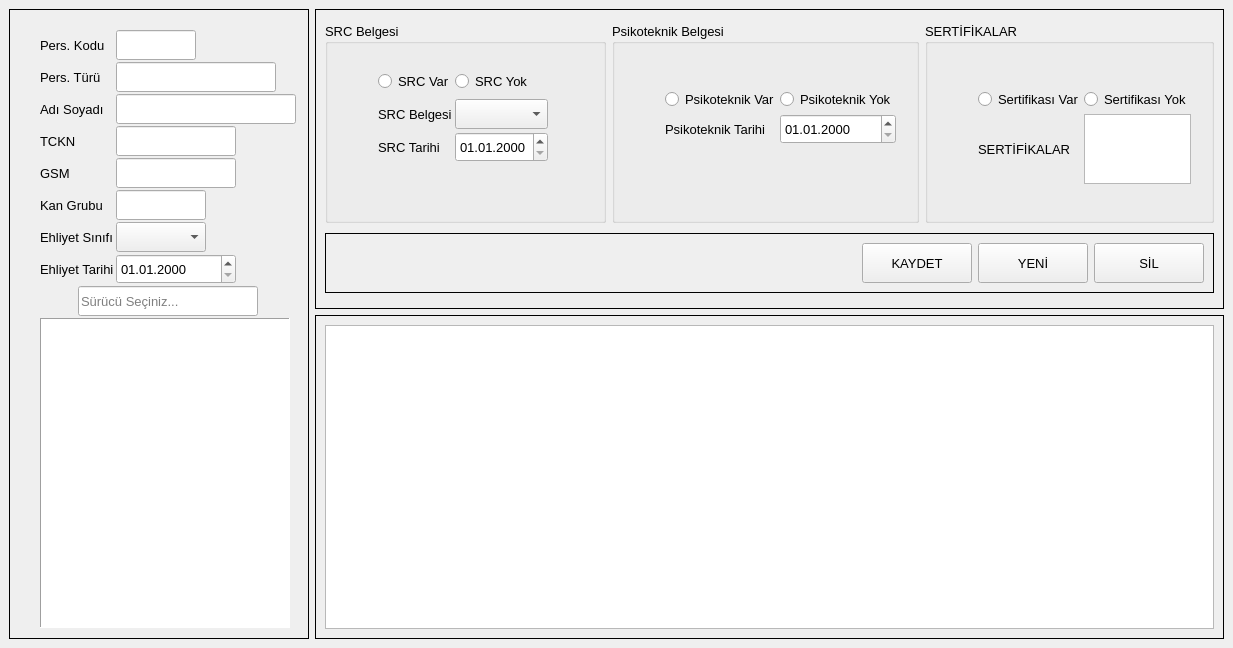
<?xml version="1.0" encoding="UTF-8"?>
<ui version="4.0">
 <class>MainWindow</class>
 <widget class="QMainWindow" name="MainWindow">
  <property name="geometry">
   <rect>
    <x>0</x>
    <y>0</y>
    <width>1233</width>
    <height>648</height>
   </rect>
  </property>
  <property name="font">
   <font>
    <family>Microsoft Sans Serif</family>
    <pointsize>10</pointsize>
   </font>
  </property>
  <property name="windowTitle">
   <string>MainWindow</string>
  </property>
  <widget class="QWidget" name="centralwidget">
   <layout class="QGridLayout" name="gridLayout_7">
    <item row="0" column="0" rowspan="2">
     <widget class="QFrame" name="frame">
      <property name="sizePolicy">
       <sizepolicy hsizetype="Fixed" vsizetype="Expanding">
        <horstretch>0</horstretch>
        <verstretch>0</verstretch>
       </sizepolicy>
      </property>
      <property name="minimumSize">
       <size>
        <width>300</width>
        <height>0</height>
       </size>
      </property>
      <property name="maximumSize">
       <size>
        <width>300</width>
        <height>16777215</height>
       </size>
      </property>
      <property name="frameShape">
       <enum>QFrame::Shape::Box</enum>
      </property>
      <property name="frameShadow">
       <enum>QFrame::Shadow::Plain</enum>
      </property>
      <layout class="QGridLayout" name="gridLayout_6">
       <property name="leftMargin">
        <number>30</number>
       </property>
       <property name="topMargin">
        <number>20</number>
       </property>
       <property name="rightMargin">
        <number>40</number>
       </property>
       <property name="bottomMargin">
        <number>10</number>
       </property>
       <property name="spacing">
        <number>2</number>
       </property>
       <item row="1" column="0" colspan="2">
        <widget class="QLabel" name="lbl_personel_turu">
         <property name="text">
          <string>Pers. Türü</string>
         </property>
        </widget>
       </item>
       <item row="5" column="2">
        <widget class="QLineEdit" name="txt_kan_grubu">
         <property name="sizePolicy">
          <sizepolicy hsizetype="Fixed" vsizetype="Fixed">
           <horstretch>0</horstretch>
           <verstretch>0</verstretch>
          </sizepolicy>
         </property>
         <property name="minimumSize">
          <size>
           <width>90</width>
           <height>30</height>
          </size>
         </property>
         <property name="maximumSize">
          <size>
           <width>70</width>
           <height>30</height>
          </size>
         </property>
        </widget>
       </item>
       <item row="2" column="2">
        <widget class="QLineEdit" name="txt_ad_soyad">
         <property name="sizePolicy">
          <sizepolicy hsizetype="Fixed" vsizetype="Fixed">
           <horstretch>0</horstretch>
           <verstretch>0</verstretch>
          </sizepolicy>
         </property>
         <property name="minimumSize">
          <size>
           <width>180</width>
           <height>30</height>
          </size>
         </property>
         <property name="maximumSize">
          <size>
           <width>140</width>
           <height>30</height>
          </size>
         </property>
        </widget>
       </item>
       <item row="7" column="0" colspan="2">
        <widget class="QLabel" name="label_5">
         <property name="text">
          <string>Ehliyet Tarihi</string>
         </property>
        </widget>
       </item>
       <item row="0" column="0" colspan="2">
        <widget class="QLabel" name="lbl_personel_kodu">
         <property name="text">
          <string>Pers. Kodu</string>
         </property>
        </widget>
       </item>
       <item row="4" column="2">
        <widget class="QLineEdit" name="txt_gsm">
         <property name="sizePolicy">
          <sizepolicy hsizetype="Fixed" vsizetype="Fixed">
           <horstretch>0</horstretch>
           <verstretch>0</verstretch>
          </sizepolicy>
         </property>
         <property name="minimumSize">
          <size>
           <width>120</width>
           <height>30</height>
          </size>
         </property>
         <property name="maximumSize">
          <size>
           <width>100</width>
           <height>30</height>
          </size>
         </property>
        </widget>
       </item>
       <item row="6" column="2">
        <widget class="QComboBox" name="cmb_ehliyet_sinifi">
         <property name="sizePolicy">
          <sizepolicy hsizetype="Fixed" vsizetype="Fixed">
           <horstretch>0</horstretch>
           <verstretch>0</verstretch>
          </sizepolicy>
         </property>
         <property name="minimumSize">
          <size>
           <width>90</width>
           <height>30</height>
          </size>
         </property>
         <property name="maximumSize">
          <size>
           <width>80</width>
           <height>30</height>
          </size>
         </property>
        </widget>
       </item>
       <item row="0" column="2">
        <widget class="QLineEdit" name="txt_personel_kodu">
         <property name="sizePolicy">
          <sizepolicy hsizetype="Fixed" vsizetype="Fixed">
           <horstretch>0</horstretch>
           <verstretch>0</verstretch>
          </sizepolicy>
         </property>
         <property name="minimumSize">
          <size>
           <width>80</width>
           <height>30</height>
          </size>
         </property>
         <property name="maximumSize">
          <size>
           <width>80</width>
           <height>30</height>
          </size>
         </property>
        </widget>
       </item>
       <item row="7" column="2">
        <widget class="QDateEdit" name="date_ehliyet_tarihi">
         <property name="minimumSize">
          <size>
           <width>120</width>
           <height>30</height>
          </size>
         </property>
         <property name="maximumSize">
          <size>
           <width>100</width>
           <height>30</height>
          </size>
         </property>
         <property name="displayFormat">
          <string>dd.MM.yyyy</string>
         </property>
        </widget>
       </item>
       <item row="9" column="0" colspan="3">
        <widget class="QListWidget" name="list_suruculer">
         <property name="minimumSize">
          <size>
           <width>250</width>
           <height>0</height>
          </size>
         </property>
         <property name="maximumSize">
          <size>
           <width>280</width>
           <height>16777215</height>
          </size>
         </property>
         <property name="frameShape">
          <enum>QFrame::Shape::Panel</enum>
         </property>
         <property name="frameShadow">
          <enum>QFrame::Shadow::Sunken</enum>
         </property>
         <property name="viewMode">
          <enum>QListView::ViewMode::ListMode</enum>
         </property>
        </widget>
       </item>
       <item row="8" column="1" colspan="2">
        <widget class="QLineEdit" name="txt_ara">
         <property name="sizePolicy">
          <sizepolicy hsizetype="Preferred" vsizetype="Preferred">
           <horstretch>0</horstretch>
           <verstretch>0</verstretch>
          </sizepolicy>
         </property>
         <property name="minimumSize">
          <size>
           <width>180</width>
           <height>30</height>
          </size>
         </property>
         <property name="maximumSize">
          <size>
           <width>140</width>
           <height>30</height>
          </size>
         </property>
         <property name="placeholderText">
          <string>Sürücü Seçiniz...</string>
         </property>
        </widget>
       </item>
       <item row="6" column="0" colspan="2">
        <widget class="QLabel" name="label_4">
         <property name="text">
          <string>Ehliyet Sınıfı</string>
         </property>
        </widget>
       </item>
       <item row="2" column="0" colspan="2">
        <widget class="QLabel" name="label_3">
         <property name="text">
          <string>Adı Soyadı</string>
         </property>
        </widget>
       </item>
       <item row="1" column="2">
        <widget class="QLineEdit" name="txt_personel_turu">
         <property name="sizePolicy">
          <sizepolicy hsizetype="Fixed" vsizetype="Fixed">
           <horstretch>0</horstretch>
           <verstretch>0</verstretch>
          </sizepolicy>
         </property>
         <property name="minimumSize">
          <size>
           <width>160</width>
           <height>30</height>
          </size>
         </property>
         <property name="maximumSize">
          <size>
           <width>100</width>
           <height>30</height>
          </size>
         </property>
        </widget>
       </item>
       <item row="5" column="0" colspan="2">
        <widget class="QLabel" name="label_9">
         <property name="text">
          <string>Kan Grubu</string>
         </property>
        </widget>
       </item>
       <item row="3" column="0">
        <widget class="QLabel" name="label_6">
         <property name="text">
          <string>TCKN</string>
         </property>
        </widget>
       </item>
       <item row="3" column="2">
        <widget class="QLineEdit" name="txt_tckn">
         <property name="sizePolicy">
          <sizepolicy hsizetype="Fixed" vsizetype="Fixed">
           <horstretch>0</horstretch>
           <verstretch>0</verstretch>
          </sizepolicy>
         </property>
         <property name="minimumSize">
          <size>
           <width>120</width>
           <height>30</height>
          </size>
         </property>
         <property name="maximumSize">
          <size>
           <width>100</width>
           <height>30</height>
          </size>
         </property>
        </widget>
       </item>
       <item row="4" column="0">
        <widget class="QLabel" name="label_7">
         <property name="text">
          <string>GSM</string>
         </property>
        </widget>
       </item>
      </layout>
     </widget>
    </item>
    <item row="0" column="1">
     <widget class="QFrame" name="frame_2">
      <property name="sizePolicy">
       <sizepolicy hsizetype="Expanding" vsizetype="Expanding">
        <horstretch>0</horstretch>
        <verstretch>0</verstretch>
       </sizepolicy>
      </property>
      <property name="minimumSize">
       <size>
        <width>0</width>
        <height>300</height>
       </size>
      </property>
      <property name="maximumSize">
       <size>
        <width>16777215</width>
        <height>300</height>
       </size>
      </property>
      <property name="frameShape">
       <enum>QFrame::Shape::Box</enum>
      </property>
      <property name="frameShadow">
       <enum>QFrame::Shadow::Plain</enum>
      </property>
      <layout class="QGridLayout" name="gridLayout_4" columnstretch="33,33,34">
       <item row="0" column="0">
        <widget class="QGroupBox" name="grp_src">
         <property name="minimumSize">
          <size>
           <width>0</width>
           <height>200</height>
          </size>
         </property>
         <property name="maximumSize">
          <size>
           <width>16777215</width>
           <height>200</height>
          </size>
         </property>
         <property name="font">
          <font>
           <family>Microsoft Sans Serif</family>
           <pointsize>10</pointsize>
           <bold>false</bold>
          </font>
         </property>
         <property name="title">
          <string>SRC Belgesi</string>
         </property>
         <layout class="QGridLayout" name="gridLayout" rowstretch="34,33,33,0" rowminimumheight="34,33,33,0">
          <property name="leftMargin">
           <number>50</number>
          </property>
          <property name="topMargin">
           <number>20</number>
          </property>
          <property name="rightMargin">
           <number>20</number>
          </property>
          <property name="bottomMargin">
           <number>20</number>
          </property>
          <property name="spacing">
           <number>0</number>
          </property>
          <item row="1" column="1">
           <widget class="QComboBox" name="cmb_src">
            <property name="minimumSize">
             <size>
              <width>0</width>
              <height>30</height>
             </size>
            </property>
            <property name="maximumSize">
             <size>
              <width>16777215</width>
              <height>30</height>
             </size>
            </property>
           </widget>
          </item>
          <item row="1" column="0">
           <widget class="QLabel" name="lbl_src">
            <property name="minimumSize">
             <size>
              <width>0</width>
              <height>30</height>
             </size>
            </property>
            <property name="maximumSize">
             <size>
              <width>16777215</width>
              <height>30</height>
             </size>
            </property>
            <property name="text">
             <string>SRC Belgesi</string>
            </property>
           </widget>
          </item>
          <item row="1" column="2">
           <spacer name="horizontalSpacer_2">
            <property name="orientation">
             <enum>Qt::Orientation::Horizontal</enum>
            </property>
            <property name="sizeHint" stdset="0">
             <size>
              <width>40</width>
              <height>20</height>
             </size>
            </property>
           </spacer>
          </item>
          <item row="2" column="1">
           <widget class="QDateEdit" name="date_src_tarihi">
            <property name="minimumSize">
             <size>
              <width>0</width>
              <height>30</height>
             </size>
            </property>
            <property name="maximumSize">
             <size>
              <width>16777215</width>
              <height>30</height>
             </size>
            </property>
            <property name="displayFormat">
             <string>dd.MM.yyyy</string>
            </property>
           </widget>
          </item>
          <item row="2" column="0">
           <widget class="QLabel" name="lbl_src_tarihi">
            <property name="minimumSize">
             <size>
              <width>0</width>
              <height>30</height>
             </size>
            </property>
            <property name="maximumSize">
             <size>
              <width>16777215</width>
              <height>30</height>
             </size>
            </property>
            <property name="text">
             <string>SRC Tarihi</string>
            </property>
           </widget>
          </item>
          <item row="0" column="1">
           <widget class="QRadioButton" name="radio_src_yok">
            <property name="minimumSize">
             <size>
              <width>0</width>
              <height>30</height>
             </size>
            </property>
            <property name="maximumSize">
             <size>
              <width>16777215</width>
              <height>30</height>
             </size>
            </property>
            <property name="text">
             <string>SRC Yok</string>
            </property>
           </widget>
          </item>
          <item row="0" column="0">
           <widget class="QRadioButton" name="radio_src_var">
            <property name="minimumSize">
             <size>
              <width>0</width>
              <height>30</height>
             </size>
            </property>
            <property name="maximumSize">
             <size>
              <width>16777215</width>
              <height>30</height>
             </size>
            </property>
            <property name="font">
             <font>
              <family>Microsoft Sans Serif</family>
              <pointsize>10</pointsize>
              <bold>false</bold>
             </font>
            </property>
            <property name="styleSheet">
             <string notr="true">/* Kutunun kendisi (Seçili Değilken) */
QCheckBox::indicator {
    border: 2px solid #555;
    width: 14px;
    height: 14px;
    background-color: white;
    border-radius: 3px;
}

/* Kutu Seçildiğinde (İçi Siyah Olsun) */
QCheckBox::indicator:checked {
    background-color: #000000;
    border: 2px solid #000000;
}</string>
            </property>
            <property name="text">
             <string>SRC Var</string>
            </property>
            <property name="checkable">
             <bool>true</bool>
            </property>
            <property name="checked">
             <bool>false</bool>
            </property>
           </widget>
          </item>
          <item row="3" column="0">
           <spacer name="verticalSpacer">
            <property name="orientation">
             <enum>Qt::Orientation::Vertical</enum>
            </property>
            <property name="sizeHint" stdset="0">
             <size>
              <width>20</width>
              <height>40</height>
             </size>
            </property>
           </spacer>
          </item>
         </layout>
        </widget>
       </item>
       <item row="0" column="1">
        <widget class="QGroupBox" name="grp_psikoteknik">
         <property name="sizePolicy">
          <sizepolicy hsizetype="Preferred" vsizetype="Preferred">
           <horstretch>0</horstretch>
           <verstretch>0</verstretch>
          </sizepolicy>
         </property>
         <property name="minimumSize">
          <size>
           <width>0</width>
           <height>200</height>
          </size>
         </property>
         <property name="maximumSize">
          <size>
           <width>16777215</width>
           <height>200</height>
          </size>
         </property>
         <property name="font">
          <font>
           <family>Microsoft Sans Serif</family>
           <pointsize>10</pointsize>
           <bold>false</bold>
          </font>
         </property>
         <property name="title">
          <string>Psikoteknik Belgesi</string>
         </property>
         <layout class="QGridLayout" name="gridLayout_2" rowstretch="50,50,0">
          <property name="leftMargin">
           <number>50</number>
          </property>
          <property name="topMargin">
           <number>40</number>
          </property>
          <property name="rightMargin">
           <number>20</number>
          </property>
          <property name="bottomMargin">
           <number>20</number>
          </property>
          <property name="spacing">
           <number>0</number>
          </property>
          <item row="0" column="1">
           <widget class="QRadioButton" name="radio_psikoteknik_yok">
            <property name="minimumSize">
             <size>
              <width>0</width>
              <height>30</height>
             </size>
            </property>
            <property name="maximumSize">
             <size>
              <width>16777215</width>
              <height>30</height>
             </size>
            </property>
            <property name="text">
             <string>Psikoteknik Yok</string>
            </property>
           </widget>
          </item>
          <item row="0" column="0">
           <widget class="QRadioButton" name="radio_psikoteknik_var">
            <property name="minimumSize">
             <size>
              <width>0</width>
              <height>30</height>
             </size>
            </property>
            <property name="maximumSize">
             <size>
              <width>16777215</width>
              <height>30</height>
             </size>
            </property>
            <property name="text">
             <string>Psikoteknik Var</string>
            </property>
           </widget>
          </item>
          <item row="1" column="0">
           <widget class="QLabel" name="lbl_psikoteknik_tarihi">
            <property name="minimumSize">
             <size>
              <width>0</width>
              <height>30</height>
             </size>
            </property>
            <property name="maximumSize">
             <size>
              <width>16777215</width>
              <height>30</height>
             </size>
            </property>
            <property name="text">
             <string>Psikoteknik Tarihi</string>
            </property>
           </widget>
          </item>
          <item row="1" column="1">
           <widget class="QDateEdit" name="date_psikoteknik_tarihi">
            <property name="minimumSize">
             <size>
              <width>0</width>
              <height>30</height>
             </size>
            </property>
            <property name="maximumSize">
             <size>
              <width>16777215</width>
              <height>30</height>
             </size>
            </property>
            <property name="displayFormat">
             <string>dd.MM.yyyy</string>
            </property>
           </widget>
          </item>
          <item row="1" column="2">
           <spacer name="horizontalSpacer_3">
            <property name="orientation">
             <enum>Qt::Orientation::Horizontal</enum>
            </property>
            <property name="sizeHint" stdset="0">
             <size>
              <width>40</width>
              <height>20</height>
             </size>
            </property>
           </spacer>
          </item>
          <item row="2" column="0">
           <spacer name="verticalSpacer_2">
            <property name="orientation">
             <enum>Qt::Orientation::Vertical</enum>
            </property>
            <property name="sizeHint" stdset="0">
             <size>
              <width>20</width>
              <height>40</height>
             </size>
            </property>
           </spacer>
          </item>
         </layout>
        </widget>
       </item>
       <item row="0" column="2">
        <widget class="QGroupBox" name="grp_sertifika">
         <property name="minimumSize">
          <size>
           <width>0</width>
           <height>200</height>
          </size>
         </property>
         <property name="maximumSize">
          <size>
           <width>16777215</width>
           <height>200</height>
          </size>
         </property>
         <property name="font">
          <font>
           <family>Microsoft Sans Serif</family>
           <pointsize>10</pointsize>
          </font>
         </property>
         <property name="title">
          <string>SERTİFİKALAR</string>
         </property>
         <layout class="QGridLayout" name="gridLayout_3" rowstretch="50,50,0">
          <property name="leftMargin">
           <number>50</number>
          </property>
          <property name="topMargin">
           <number>40</number>
          </property>
          <property name="rightMargin">
           <number>20</number>
          </property>
          <property name="bottomMargin">
           <number>20</number>
          </property>
          <property name="spacing">
           <number>0</number>
          </property>
          <item row="1" column="0">
           <widget class="QLabel" name="lbl_sertifikalar">
            <property name="minimumSize">
             <size>
              <width>0</width>
              <height>30</height>
             </size>
            </property>
            <property name="maximumSize">
             <size>
              <width>16777215</width>
              <height>30</height>
             </size>
            </property>
            <property name="text">
             <string>SERTİFİKALAR</string>
            </property>
           </widget>
          </item>
          <item row="0" column="0">
           <widget class="QRadioButton" name="radio_sertifika_var">
            <property name="minimumSize">
             <size>
              <width>0</width>
              <height>30</height>
             </size>
            </property>
            <property name="maximumSize">
             <size>
              <width>16777215</width>
              <height>30</height>
             </size>
            </property>
            <property name="text">
             <string>Sertifikası Var</string>
            </property>
           </widget>
          </item>
          <item row="1" column="2">
           <spacer name="horizontalSpacer_4">
            <property name="orientation">
             <enum>Qt::Orientation::Horizontal</enum>
            </property>
            <property name="sizeHint" stdset="0">
             <size>
              <width>40</width>
              <height>20</height>
             </size>
            </property>
           </spacer>
          </item>
          <item row="0" column="1">
           <widget class="QRadioButton" name="radio_sertifika_yok">
            <property name="minimumSize">
             <size>
              <width>0</width>
              <height>30</height>
             </size>
            </property>
            <property name="maximumSize">
             <size>
              <width>16777215</width>
              <height>30</height>
             </size>
            </property>
            <property name="text">
             <string>Sertifikası Yok</string>
            </property>
           </widget>
          </item>
          <item row="2" column="1">
           <spacer name="verticalSpacer_3">
            <property name="orientation">
             <enum>Qt::Orientation::Vertical</enum>
            </property>
            <property name="sizeType">
             <enum>QSizePolicy::Policy::Expanding</enum>
            </property>
            <property name="sizeHint" stdset="0">
             <size>
              <width>20</width>
              <height>80</height>
             </size>
            </property>
           </spacer>
          </item>
          <item row="1" column="1">
           <widget class="QPlainTextEdit" name="txt_sertifikalar"/>
          </item>
         </layout>
        </widget>
       </item>
       <item row="1" column="0" colspan="3">
        <widget class="QFrame" name="frame_4">
         <property name="sizePolicy">
          <sizepolicy hsizetype="Preferred" vsizetype="Fixed">
           <horstretch>0</horstretch>
           <verstretch>0</verstretch>
          </sizepolicy>
         </property>
         <property name="frameShape">
          <enum>QFrame::Shape::Box</enum>
         </property>
         <property name="frameShadow">
          <enum>QFrame::Shadow::Plain</enum>
         </property>
         <layout class="QHBoxLayout" name="horizontalLayout">
          <item>
           <spacer name="horizontalSpacer">
            <property name="orientation">
             <enum>Qt::Orientation::Horizontal</enum>
            </property>
            <property name="sizeHint" stdset="0">
             <size>
              <width>402</width>
              <height>20</height>
             </size>
            </property>
           </spacer>
          </item>
          <item>
           <widget class="QPushButton" name="btn_kaydet">
            <property name="sizePolicy">
             <sizepolicy hsizetype="Fixed" vsizetype="Fixed">
              <horstretch>0</horstretch>
              <verstretch>0</verstretch>
             </sizepolicy>
            </property>
            <property name="minimumSize">
             <size>
              <width>110</width>
              <height>40</height>
             </size>
            </property>
            <property name="maximumSize">
             <size>
              <width>110</width>
              <height>40</height>
             </size>
            </property>
            <property name="text">
             <string>KAYDET</string>
            </property>
           </widget>
          </item>
          <item>
           <widget class="QPushButton" name="btn_yeni">
            <property name="sizePolicy">
             <sizepolicy hsizetype="Fixed" vsizetype="Fixed">
              <horstretch>0</horstretch>
              <verstretch>0</verstretch>
             </sizepolicy>
            </property>
            <property name="minimumSize">
             <size>
              <width>110</width>
              <height>40</height>
             </size>
            </property>
            <property name="maximumSize">
             <size>
              <width>110</width>
              <height>40</height>
             </size>
            </property>
            <property name="text">
             <string>YENİ</string>
            </property>
           </widget>
          </item>
          <item>
           <widget class="QPushButton" name="btn_sil">
            <property name="sizePolicy">
             <sizepolicy hsizetype="Fixed" vsizetype="Fixed">
              <horstretch>0</horstretch>
              <verstretch>0</verstretch>
             </sizepolicy>
            </property>
            <property name="minimumSize">
             <size>
              <width>110</width>
              <height>40</height>
             </size>
            </property>
            <property name="maximumSize">
             <size>
              <width>110</width>
              <height>40</height>
             </size>
            </property>
            <property name="text">
             <string>SİL</string>
            </property>
           </widget>
          </item>
         </layout>
        </widget>
       </item>
      </layout>
     </widget>
    </item>
    <item row="1" column="1">
     <widget class="QFrame" name="frame_3">
      <property name="frameShape">
       <enum>QFrame::Shape::Box</enum>
      </property>
      <property name="frameShadow">
       <enum>QFrame::Shadow::Plain</enum>
      </property>
      <layout class="QGridLayout" name="gridLayout_5">
       <item row="0" column="0">
        <widget class="QTableWidget" name="tableWidget"/>
       </item>
      </layout>
     </widget>
    </item>
   </layout>
  </widget>
 </widget>
 <resources/>
 <connections/>
</ui>
